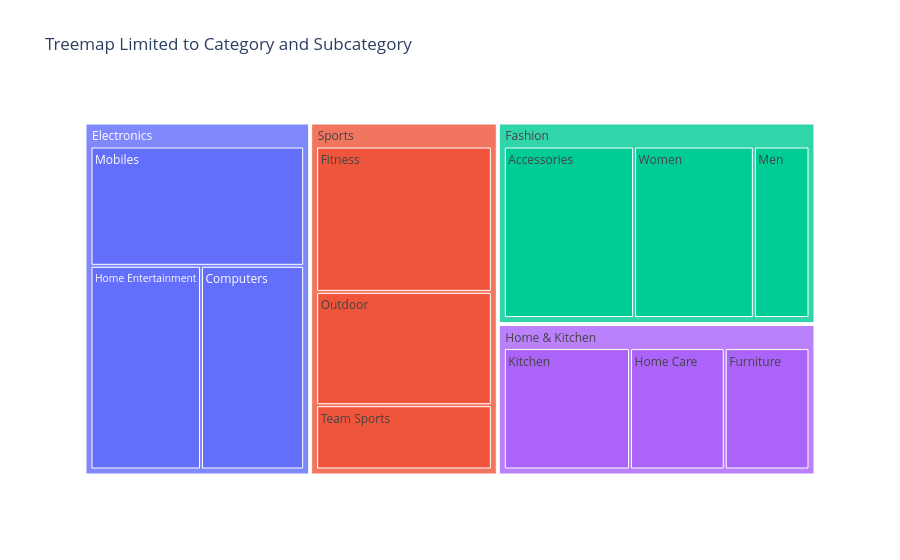

This figure's notebook cell:
### Markdown cell above
### Tweak 3: Show only selected hierarchy levels

When there are many products, labels can become crowded. `maxdepth` limits the number of levels initially displayed.

Try:
- `maxdepth=1`: category level;
- `maxdepth=2`: category and subcategory levels;
- `maxdepth=-1`: show all levels.

### Code cell
fig = px.treemap(
    df,
    path=["Category", "Subcategory", "Product"],
    values="Sales_Lakh",
    maxdepth=2,
    title="Treemap Limited to Category and Subcategory"
)
fig.show()

### Figure 1 — Plotly figure (JSON) as saved in the notebook; plotly's stock layout.template omitted (floating-point values rounded to 4 significant figures)
{"data": [{"branchvalues": "total", "domain": {"x": [0, 1], "y": [0, 1]}, "hovertemplate": "labels=%{label}<br>Sales_Lakh=%{value}<br>parent=%{parent}<br>id=%{id}<extra></extra>", "ids": ["Electronics/Mobiles/Smartphone A", "Electronics/Mobiles/Smartphone B", "Electronics/Mobiles/Feature Phones", "Electronics/Computers/Laptops", "Electronics/Computers/Desktops", "Electronics/Computers/Tablets", "Electronics/Home Entertainment/Televisions", "Electronics/Home Entertainment/Speakers", "Electronics/Home Entertainment/Streaming Devices", "Fashion/Men/Shirts", "Fashion/Men/Trousers", "Fashion/Men/Footwear", "Fashion/Women/Dresses", "Fashion/Women/Tops", "Fashion/Women/Footwear", "Fashion/Accessories/Watches", "Fashion/Accessories/Bags", "Fashion/Accessories/Belts", "Home & Kitchen/Kitchen/Cookware", "Home & Kitchen/Kitchen/Mixer Grinders", "Home & Kitchen/Kitchen/Small Appliances", "Home & Kitchen/Furniture/Chairs", "Home & Kitchen/Furniture/Tables", "Home & Kitchen/Furniture/Storage", "Home & Kitchen/Home Care/Vacuum Cleaners", "Home & Kitchen/Home Care/Air Purifiers", "Home & Kitchen/Home Care/Cleaning Tools", "Sports/Fitness/Dumbbells", "Sports/Fitness/Yoga Mats", "Sports/Fitness/Treadmills", "Sports/Outdoor/Camping Gear", "Sports/Outdoor/Cycles", "Sports/Outdoor/Hiking Equipment", "Sports/Team Sports/Football Gear", "Sports/Team Sports/Cricket Gear", "Sports/Team Sports/Badminton Gear", "Electronics/Mobiles", "Electronics/Computers", "Electronics/Home Entertainment", "Fashion/Men", "Fashion/Women", "Fashion/Accessories", "Home & Kitchen/Kitchen", "Home & Kitchen/Furniture", "Home & Kitchen/Home Care", "Sports/Fitness", "Sports/Outdoor", "Sports/Team Sports", "Electronics", "Fashion", "Home & Kitchen", "Sports"], "labels": ["Smartphone A", "Smartphone B", "Feature Phones", "Laptops", "Desktops", "Tablets", "Televisions", "Speakers", "Streaming Devices", "Shirts", "Trousers", "Footwear", "Dresses", "Tops", "Footwear", "Watches", "Bags", "Belts", "Cookware", "Mixer Grinders", "Small Appliances", "Chairs", "Tables", "Storage", "Vacuum Cleaners", "Air Purifiers", "Cleaning Tools", "Dumbbells", "Yoga Mats", "Treadmills", "Camping Gear", "Cycles", "Hiking Equipment", "Football Gear", "Cricket Gear", "Badminton Gear", "Mobiles", "Computers", "Home Entertainment", "Men", "Women", "Accessories", "Kitchen", "Furniture", "Home Care", "Fitness", "Outdoor", "Team Sports", "Electronics", "Fashion", "Home & Kitchen", "Sports"], "maxdepth": 2, "name": "", "parents": ["Electronics/Mobiles", "Electronics/Mobiles", "Electronics/Mobiles", "Electronics/Computers", "Electronics/Computers", "Electronics/Computers", "Electronics/Home Entertainment", "Electronics/Home Entertainment", "Electronics/Home Entertainment", "Fashion/Men", "Fashion/Men", "Fashion/Men", "Fashion/Women", "Fashion/Women", "Fashion/Women", "Fashion/Accessories", "Fashion/Accessories", "Fashion/Accessories", "Home & Kitchen/Kitchen", "Home & Kitchen/Kitchen", "Home & Kitchen/Kitchen", "Home & Kitchen/Furniture", "Home & Kitchen/Furniture", "Home & Kitchen/Furniture", "Home & Kitchen/Home Care", "Home & Kitchen/Home Care", "Home & Kitchen/Home Care", "Sports/Fitness", "Sports/Fitness", "Sports/Fitness", "Sports/Outdoor", "Sports/Outdoor", "Sports/Outdoor", "Sports/Team Sports", "Sports/Team Sports", "Sports/Team Sports", "Electronics", "Electronics", "Electronics", "Fashion", "Fashion", "Fashion", "Home & Kitchen", "Home & Kitchen", "Home & Kitchen", "Sports", "Sports", "Sports", "", "", "", ""], "type": "treemap", "values": [67.59, 74.11, 61.7, 83.12, 66.61, 17.86, 42.68, 79.36, 57.58, 42.14, 25.5, 12.91, 71.73, 66.37, 35.3, 76.77, 67.94, 43.94, 11.37, 60.59, 65.35, 33.09, 36.53, 22.59, 18.0, 25.47, 59.58, 72.12, 61.92, 72.08, 69.97, 30.2, 60.55, 23.39, 8.57, 59.19, 203.4, 167.6, 179.6, 80.55, 173.4, 188.6, 137.3, 92.21, 103.0, 206.1, 160.7, 91.15, 550.6, 442.6, 332.6, 458.0]}], "layout": {"legend": {"tracegroupgap": 0}, "title": {"text": "Treemap Limited to Category and Subcategory"}}}
